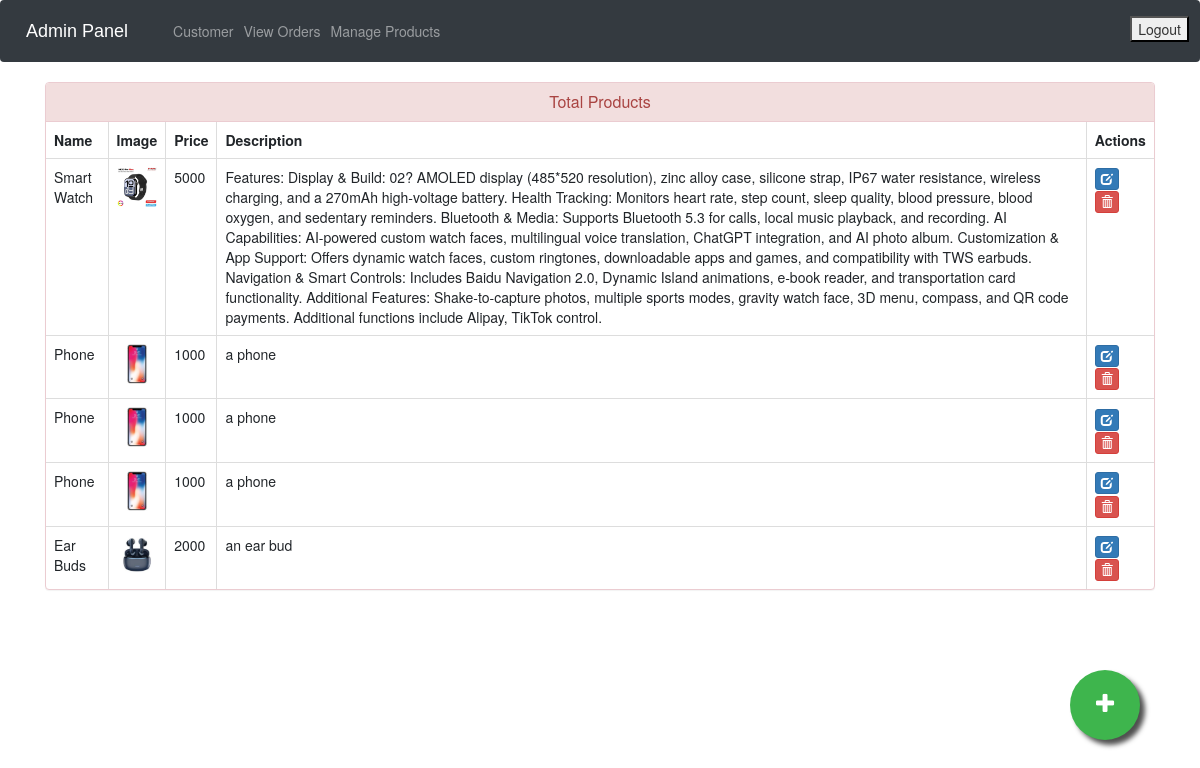
Screenshot of /admin-products (signed in) with the database file from the repository.
### ecom/models.py (models this page shows, shortened)
class Product(models.Model):
    name = models.CharField(max_length=100)
    product_image = models.ImageField(upload_to='product_image/', null=True, blank=True, default="-")
    additional_image1 = models.ImageField(upload_to='product_image/other/', null=True, blank=True)
    additional_image2 = models.ImageField(upload_to='product_image/other/', null=True, blank=True)
    additional_image3 = models.ImageField(upload_to='product_image/other/', null=True, blank=True)
    additional_image4 = models.ImageField(upload_to='product_image/other/', null=True, blank=True)
    price = models.PositiveIntegerField()
    discount = models.PositiveIntegerField(null=True, blank=True, help_text="Discount percentage")
    description = models.TextField(max_length=1000)
    short_description = models.TextField(max_length=100, null=True)
    stock = models.PositiveIntegerField(default=0)
    category = models.ForeignKey(Category, on_delete=models.CASCADE, related_name='products', default=1)
    sub_category = models.ForeignKey(Sub_category, on_delete=models.CASCADE, related_name='products', default=1)
    is_digital = models.BooleanField(default=False)
    featured = models.BooleanField(default=False)
    popular = models.BooleanField(default=False)
    colors = models.ManyToManyField(Color, blank=True, related_name='products')  # Added color options

### ecom/views.py (the view)
# urls.py: path('admin-products', views.admin_products_view,name='admin-products'),
@login_required(login_url='adminlogin')
def admin_products_view(request):
    products=models.Product.objects.all()
    return render(request,'ecom/admin_products.html',{'products':products})

### ecom/context_processors.py (called while the page is built)
def categories_context(request):
    categories = Category.objects.prefetch_related('sub_category').all()
    return {'categories': categories}

### templates/ecom/admin_products.html (shortened to what this page needs)
{% extends 'ecom/admin_base.html' %}
{% load static %}
{% block content %}
<head>
  <link href="//netdna.bootstrapcdn.com/bootstrap/3.0.0/css/bootstrap.min.css" rel="stylesheet" id="bootstrap-css">
</head>
<div class="container">
  <div class="panel panel-danger">
    <div class="panel-heading">
      <h6 class="panel-title">Total Products</h6>
    </div>
    <table class="table table-hover table-bordered" id="dev-table">
      <thead>
        <tr>
          <th>Name</th>
          <th>Image</th>
          <th>Price</th>
          <th>Description</th>
          <th>Actions</th>
        </tr>
      </thead>
      {% for p in products %}
  {% if p %}
      <tr>
        <td> {{p.name}}</td>
        <td> <img src="{% static p.product_image.url %}" alt="Profile Pic" height="40px" width="40px" /></td>
        <td>{{p.price}}</td>
        <td>{{p.description}}</td>
        <td><a class="btn btn-primary btn-xs" href="{% url 'update-product' p.id  %}"><span class="glyphicon glyphicon-edit"></span></a>
          <a class="btn btn-danger btn-xs" href="{% url 'delete-product' p.id  %}"><span class="glyphicon glyphicon-trash"></span></a></td>
      </tr>
      {%else%}
      <br><br><br>
      <h1>No Products!!</h1>
      {% endif %}
      {% endfor %}
    </table>
  </div>
</div>
<a href="/admin-add-product" class="float">
<i class="fa fa-plus my-float"></i>
</a>
{% endblock content %}

### templates/ecom/admin_base.html (style rules this page uses)
.fa { font-size: 23px; width: 60px; text-align: center; text-decoration: none; margin: 5px 2px; border-radius: 50%; }

### templates/ecom/admin_products.html (style rules this page uses)
a:link { text-decoration: none; }
h6 { text-align: center; }
.float { position:fixed; width:70px; height:70px; bottom:60px; right:60px; background-color:#3eb54d; color:#FFF; border-radius:50px; text-align:center; box-shadow: 5px 5px 5px #505050; }
.my-float { margin-top:22px; }

### rows the page displays
Product: name "Smart Watch", product_image (picture), price "5000", description "Features: Display & Build: 02? AMOLED display (485*520 resolution), zinc alloy case, silicone strap, IP67 water resistance, wireless charging, and a 270mAh high-voltage battery. Health Tracking: Monitors heart rate, step count, sleep quality, blood pressure, blood oxygen, and sedentary reminders. Bluetooth & Media: Supports Bluetooth 5.3 for calls, local music playback, and recording. AI Capabilities: AI-powered custom watch faces, multilingual voice translation, ChatGPT integration, and AI photo album. Customization & App Support: Offers dynamic watch faces, custom ringtones, downloadable apps and games, and compatibility with TWS earbuds. Navigation & Smart Controls: Includes Baidu…"
Product: name "Phone", product_image (picture), price "1000", description "a phone"
Product: name "Phone", product_image (picture), price "1000", description "a phone"
Product: name "Phone", product_image (picture), price "1000", description "a phone"
Product: name "Ear Buds", product_image (picture), price "2000", description "an ear bud"
